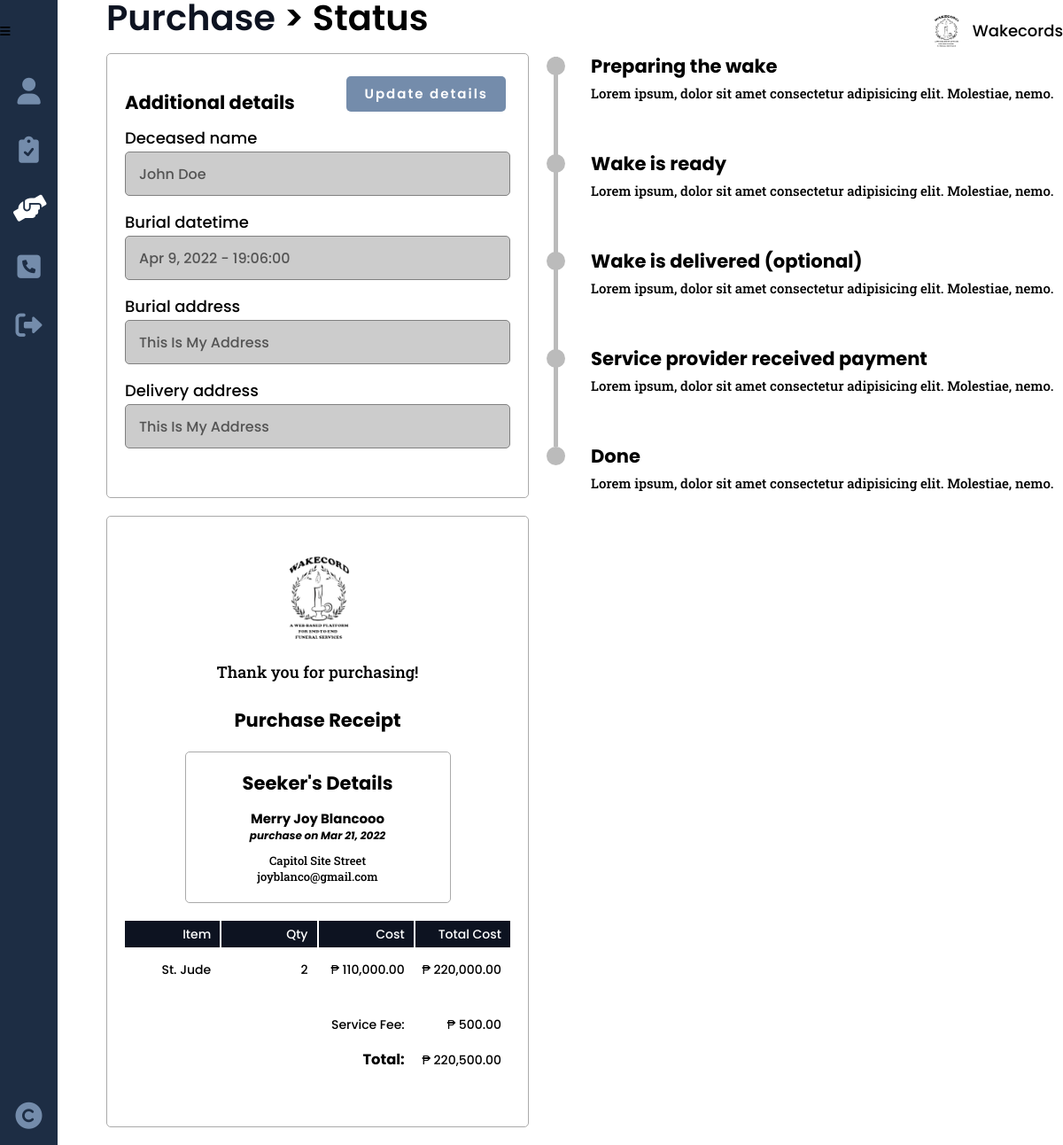
Page /status.php?purchaseid=10 (signed in) on the committed database.
### tables this page shows
CREATE TABLE `details` (
  `purchase_id` int(8) NOT NULL,
  `deceased_name` varchar(25) DEFAULT NULL,
  `burial_datetime` datetime DEFAULT NULL,
  `burial_add` varchar(100) DEFAULT NULL,
  `delivery_add` varchar(100) DEFAULT NULL,
  `delivery_date` date DEFAULT NULL,
  `msg_ribbon` varchar(200) DEFAULT NULL,
  `msg_headstone` varchar(200) DEFAULT NULL,
  `birth_date` date DEFAULT NULL,
  `death_date` date DEFAULT NULL,
  `delivery_datetime` datetime DEFAULT NULL,
  `num_pax` int(4) DEFAULT NULL,
  `cemetery_add` varchar(100) DEFAULT NULL
);

CREATE TABLE `purchase` (
  `purchase_id` int(8) NOT NULL,
  `seeker_id` int(8) NOT NULL,
  `service_id` int(8) NOT NULL,
  `purchase_total` decimal(9,2) NOT NULL,
  `purchase_qty` int(2) NOT NULL,
  `purchase_date` date NOT NULL,
  `purchase_status` varchar(15) NOT NULL,
  `purchase_progress` int(2) NOT NULL
);

CREATE TABLE `seeker` (
  `seeker_id` int(8) NOT NULL,
  `seeker_fname` varchar(25) NOT NULL,
  `seeker_mi` char(1) DEFAULT NULL,
  `seeker_lname` varchar(25) NOT NULL,
  `seeker_address` varchar(100) DEFAULT NULL,
  `seeker_phone` varchar(11) DEFAULT NULL,
  `seeker_status` varchar(10) DEFAULT NULL,
  `seeker_email` varchar(50) NOT NULL,
  `seeker_pass` varchar(100) NOT NULL
);

CREATE TABLE `funeral` (
  `service_id` int(8) NOT NULL,
  `funeral_name` varchar(50) NOT NULL,
  `funeral_type` varchar(20) NOT NULL
);

CREATE TABLE `services` (
  `service_id` int(8) NOT NULL,
  `provider_id` int(8) NOT NULL,
  `service_type` varchar(20) NOT NULL,
  `service_name` varchar(50) NOT NULL,
  `service_desc` varchar(500) NOT NULL,
  `service_cost` decimal(9,2) NOT NULL,
  `service_qty` int(2) NOT NULL,
  `service_img` varchar(100) NOT NULL,
  `service_status` varchar(10) NOT NULL
);

### others/db.php (called while the page is built, shortened)
<?php
	class DB
	{
		static $hostname = "localhost";
		static $dbname = "wakecords";
		static $username  = "root";
		static $password = "";
		public static function query($sql, $params=array(), $transactType)
		{
			$rows = array();
			try
			{
				$db = new PDO("mysql:host=". self::$hostname ."; dbname=". self::$dbname,  self::$username,  self::$password);
				$db->setAttribute(PDO::ATTR_ERRMODE, PDO::ERRMODE_EXCEPTION);
				$cmd = $db->prepare($sql);
				$cmd->execute($params);
				if($transactType == "READ")
					$rows = $cmd->fetchAll();
				else
					$rows = $db->lastInsertId();
			}
			catch(PDOException $e)
			{
				echo $e->getMessage();
			}
			return $rows;
		}
	}

### others/functions.php (called while the page is built, shortened)
<?php
	require_once("others/db.php");
	function purchase_progress($status, $num){
		return ($status == $num) ? 'done':'';
	}
	function read($table, $attr=[], $data=[]){
		if(count($attr) == 1){
			return DB::query("SELECT * FROM ".$table." WHERE ".$attr[0]."=?", array($data[0]), "READ");
		}
	}

### status.php (the view, shortened to what this page needs)
<?php
	include("others/functions.php");
	include("others/head.php");
?>
<body>
	<div class="container">
		<?php include("others/header.php"); ?>
		<div class="banner">
			<?php
			include("others/sidebar.php"); ?>
			<section class="banner-con">
				<div class="wrapper">
					<div class="banner-div">
						<h2><a href="purchase.php">Purchase</a> <span>> Status</span></h2>
						<div class="order-con">
							<div class="order-info">
								<?php
								$purchase = DB::query("SELECT * FROM purchase p JOIN seeker see ON p.seeker_id = see.seeker_id JOIN services ser ON p.service_id = ser.service_id WHERE purchase_id = ?", array($_GET['purchaseid']), "READ");
								$purchase = $purchase[0];
								$service = read($purchase['service_type'], ["service_id"], [$purchase['service_id']]);
								$service = $service[0];
								$details = read("details", ["purchase_id"], [$purchase['purchase_id']]);
								$details = $details[0];
								$total = $purchase['purchase_total'] + 500;
								?>
								<div class="additional-info card">
									<h3>Additional details</h3>
									<?php
									switch($purchase['service_type']){
										case "funeral":
											echo "
											<label>Deceased name</label>
											<input type='text' disabled value='".$details['deceased_name']."'>
											<label>Burial datetime</label>
											<input type='text' disabled value='".date("M j, Y - H:i:s", strtotime($details['burial_datetime']))."'>
											<label>Burial address</label>
											<input type='text' disabled value='".$details['burial_add']."'>
											<label>Delivery address</label>
											<input type='text' disabled value='".$details['delivery_add']."'>
											";
											break;
									}
									?>
									<a class='btn' href="">Update details</a>
								</div>
								<div class="receipt card">
									<figure>
										<img src="images/main-logo.png" alt="">
									</figure>
									<p>Thank you for purchasing!</p>
									<h3>Purchase Receipt</h3>
									<div class="receipt-details">
										<?php
										echo "
										<h3>Seeker's Details</h3>
										<h5>".$purchase['seeker_fname']." ".$purchase['seeker_lname']." <em>purchase on ".date("M j, Y", strtotime($purchase['purchase_date']))."</em></h5>
										<p></p>
										<p>".$purchase['seeker_address']."</p>
										<p>".$purchase['seeker_email']."</p>
										";
										?>
									</div>
									<div class="table">
										<ul class='head'>
											<li>Item</li>
											<li>Qty</li>
											<li>Cost</li>
											<li>Total Cost</li>
										</ul>
										<?php
										echo "
										<ul>
											<li>".$service[1]."</li>
											<li>".$purchase['purchase_qty']."</li>
											<li>₱ ".number_format($purchase['service_cost'],2,'.',',')."</li>
											<li>₱ ".number_format($purchase['purchase_total'],2,'.',',')."</li>
										</ul>
										";
										?>
										<div class="hr full-width"></div>
										<ul>
											<li></li>
											<li></li>
											<li>Service Fee:</li>
											<li>₱ 500.00</li>
										</ul>
										<ul>
											<li></li>
											<li></li>
											<li><h3>Total:</h3></li>
											<li>₱ <?php echo number_format($total,2,'.',',');?></li>
										</ul>
									</div>
								</div>
							</div>
							<div class='order_status'>
								<div class='<?php echo purchase_progress($purchase['purchase_progress'], 1); ?>'>
									<h3>Preparing the wake</h3>
									<p>Lorem ipsum, dolor sit amet consectetur adipisicing elit. Molestiae, nemo.</p>
								</div>
								<div class='<?php echo purchase_progress($purchase['purchase_progress'], 2); ?>'>
									<h3>Wake is ready</h3>
									<p>Lorem ipsum, dolor sit amet consectetur adipisicing elit. Molestiae, nemo.</p>
								</div>
								<div class='<?php echo purchase_progress($purchase['purchase_progress'], 3); ?>'>
									<h3>Wake is delivered (optional)</h3>
									<p>Lorem ipsum, dolor sit amet consectetur adipisicing elit. Molestiae, nemo.</p>
								</div>
								<div class='<?php echo purchase_progress($purchase['purchase_progress'], 4); ?>'>
									<h3>Service provider received payment</h3>
									<p>Lorem ipsum, dolor sit amet consectetur adipisicing elit. Molestiae, nemo.</p>
								</div>
								<div class='<?php echo purchase_progress($purchase['purchase_progress'], 5); ?>'>
									<h3>Done</h3>
									<p>Lorem ipsum, dolor sit amet consectetur adipisicing elit. Molestiae, nemo.</p>
								</div>
							</div>
						</div>
					</div>
				</div>
			</section>
		</div>
	</div>
</body>
</html>

### css/style.css (style rules this page uses)
:root { --dark-blue:#0d1321; --light-blue:#1d2d44; --pale-blue:#3e5c76; --light-gray:#748cab; --peach:#f0ebd8; --header-height:70px; --red: hsl(0,100%,40%); --green: hsl(133, 75%, 30%); --blue: hsl(180, 75%, 40%); }
* { padding:0;margin:0;box-sizing:border-box;resize:none;outline:none;border:none;text-decoration:none;list-style:none; }
body { font:500 18px/30px Poppins,sans-serif; }
.wrapper { width:90%;margin:0 auto 0 120px;padding-bottom:var(--size-8); }
section, main { padding:100px 0;background:#fff; }
.hr { width:50%;height:2px;background:var(--light-gray);margin-bottom:40px; }
.hr.full-width { width:95%;background:var(--gray-5); }
h1,h2 { line-height:100%;margin-bottom:40px;position:relative; }
h2 { margin-bottom:20px; }
h3 { margin-bottom:10px;position:relative; }
h2 { font-size:40px;font-weight:600; }
h2 a { display:inline-block;position:relative;color:var(--dark-blue); }
h2 a:after { content:"";position:absolute;width:100%;transform:scaleX(0);height:2px;bottom:0;left:0;background-color:var(--light-blue);transform-origin:bottom right;transition:transform 0.25s ease-out; }
p { font-family:Roboto Slab,serif;margin-bottom:25px; }
input, textarea, select { display:block;width:100%;height:50px;margin-bottom:15px;border-radius:5px;padding:0 15px;font:500 16px/30px Poppins,sans-serif;resize:none; }
input:disabled { border:1px solid gray !important;background:#ccc; }
.btn { display:inline-block;width:fit-content;background:var(--light-gray);color:#fff;text-align:center;text-decoration:none;letter-spacing:2px;margin-right:25px;font:600 18px/20px Poppins,sans-serif;padding:15px 20px;border-radius:5px; }
.card { background:var(--gray-5);width:auto;min-height:300px;padding:70px 40px;border-radius:5px;margin:0 25px; }
.banner-con { width:100%;padding:0; }
.banner-div { height:100%;padding-top:var(--size-11);position:relative; }
.banner-div h2 span { font-size:var(--size-5); }
.banner-div ul { display:flex;margin-bottom:var(--size-5);flex-wrap:wrap; }
.order-con { display:flex;justify-content:space-between;column-gap:20px; }
.order-info { width:45%; }
.receipt, .additional-info { width:100%;text-align:center;margin:0 0 20px;padding:40px 20px;background:none;border:1px solid #aaa;box-shadow:var(--shadow-4); }
.receipt figure { width:100px;height:100px;margin-inline:auto;margin-bottom:20px; }
.receipt figure img { width:100%; }
.receipt-details { border:1px solid #aaa;box-shadow:var(--shadow-4);padding:20px;width:300px;max-width:100%;border-radius:5px;margin-inline:auto;margin-block:20px; }
.receipt-details h5 em { font-size:12px;line-height:18px;display:block;margin:-5px 0 10px; }
.receipt-details p { font-size:13px;margin:0;line-height:18px; }
.additional-info { text-align:left;position:relative; }
.additional-info input { border:1px solid #aaa;box-shadow:var(--shadow-4); }
.additional-info a { position:absolute;top:25px;right:0;font-size:15px;padding:10px 20px; }
.table ul { display:flex;justify-content:space-between;column-gap:2px;flex-wrap:nowrap;margin-bottom:10px;text-align:right; }
.table ul li { width:25%;padding-right:10px;font-size:14px; }
.table ul.head li { background-color:var(--dark-blue);color:#fff; }
.table .hr.full-width { width:100%;margin-bottom:20px; }
.order_status { padding:var(--size-7) 0 0;width:55%; }
.order_status div { min-height:50px;position:relative;padding:0 0 50px 50px; }
.order_status div h3 { margin:0; }
.order_status div p { margin:0;font-size:15px; }
.order_status div:before, .order_status div:after { content:"";width:21px;height:21px;background:#bbb;position:absolute;top:4px;left:0;border-radius:50%; }
.order_status div:after { width:5px;height:100%;left:8px;border-radius:0; }
.order_status div:last-child:after { display:none; }

### rows in the picture
details: deceased_name "John Doe", burial_datetime "Apr 9, 2022 - 19:06:00", burial_add "This Is My Address", delivery_add "This Is My Address"
purchase: seeker.seeker_fname "Merry Joy", seeker.seeker_lname "Blancooo", purchase_date "Mar 21, 2022", seeker.seeker_address "Capitol Site Street", seeker.seeker_email "joyblanco@gmail.com", purchase_qty "2", service.service_cost "110,000.00", purchase_total "220,000.00", purchase_total "220,500.00"
funeral: funeral_name "St. Jude"
